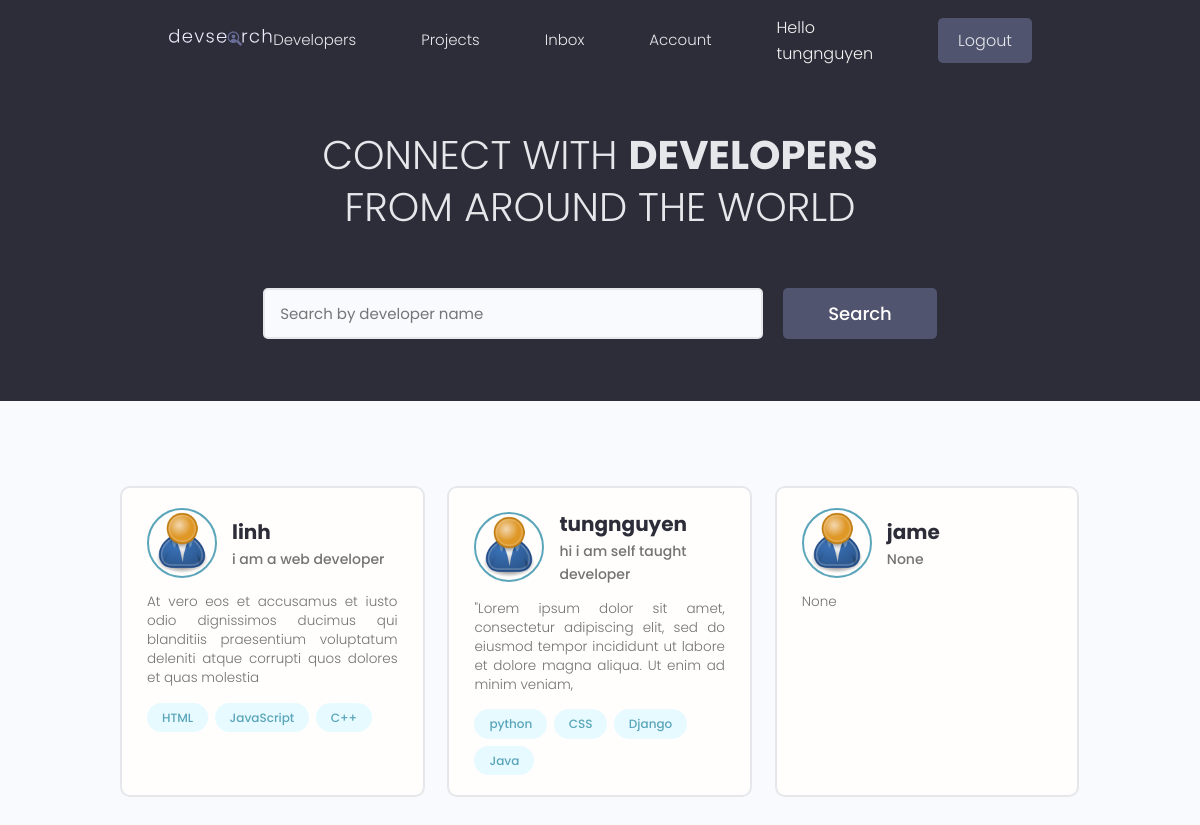
Screenshot of /profiles/?page=1 (signed in) with the database file from the repository.
### users/models.py (models this page shows, shortened)
class Profile(models.Model):
    user = models.OneToOneField(User,on_delete=models.CASCADE , null=True, blank= True)
    name = models.CharField(max_length=255, blank=True, null=True)
    email = models.EmailField(max_length=500 , blank=True, null=True)
    username = models.CharField(max_length=255, blank=True, null=True)
    location = models.CharField(max_length=255, blank=True, null=True)
    short_intro = models.CharField(max_length=255, blank=True , null=True)
    bio = models.TextField(blank=True,null=True)
    profile_image = models.ImageField(null=True , blank=True, upload_to='profiles/', default='profiles/user-default.png')
    social_github = models.CharField(max_length=255, blank=True, null=True)
    social_twitter = models.CharField(max_length=255, blank=True, null=True)
    social_linkedin = models.CharField(max_length=255, blank=True, null=True)
    social_youtube = models.CharField(max_length=255, blank=True, null=True)
    social_website = models.CharField(max_length=255, blank=True, null=True)
    created = models.DateTimeField(auto_now_add=True)
    id = models.UUIDField(default=uuid.uuid4, unique=True, primary_key=True, editable=False)

class Skill(models.Model):
    owner = models.ForeignKey(Profile,on_delete=models.CASCADE, null=True,blank=True)
    name = models.CharField(max_length=255, blank=True, null=True)
    descriptions= models.TextField(null=True,blank=True)
    created = models.DateTimeField(auto_now_add=True)
    id = models.UUIDField(default=uuid.uuid4, unique=True, primary_key=True, editable=False)
    def __str__(self) -> str:
        return self.name

### users/views.py (the view)
# urls.py: path('', views.ProfileView, name='profile'),
def ProfileView(request):
    profiles , search_query = searchProfiles(request)
    profiles,paginator =paginationFunction(request,profiles,1)
    context={'profiles':profiles,'search_query':search_query,'paginator':paginator}
    return render(request,'users/profile.html',context)

### users/utils.py (called while the page is built)
def paginationFunction(request,profiles,result):
    page =request.GET.get('page')
    paginator = Paginator(profiles,result)
    try :
        projects = paginator.page(page)
    except PageNotAnInteger:
        page= 1
        profiles = paginator.page(page)
    except EmptyPage:
        page = paginator.projects.number()
        profiles= paginator.page(page)
    return profiles ,paginator

def searchProfiles(request):
    search_query=''
    if request.GET.get('search_query'):
        search_query = request.GET.get('search_query')
    skills = Skill.objects.filter(name__icontains=search_query)
    profiles = Profile.objects.distinct().filter(
        Q(name__icontains=search_query)|
        Q(short_intro__icontains=search_query)|
        Q(skill__in=skills)
        )
    return profiles,search_query

### users/templates/users/profile.html (shortened to what this page needs)
{% extends 'main.html' %}
{% block content %}
  <main class="home">
    <section class="hero-section text-center">
      <div class="container container--narrow">
        <div class="hero-section__box">
          <h2>CONNECT WITH <span>DEVELOPERS</span></h2>
          <h2>FROM AROUND THE WORLD</h2>
        </div>
        <div class="hero-section__search">
          <form class="form" action="{% url 'profile'%}" method="get">
            <div class="form__field">
              <input class="input input--text" id="formInput#search" type="text" name="search_query"
                placeholder="Search by developer name" />
            </div>
            <input class="btn btn--sub btn--lg" type="submit" value="Search" />
          </form>
        </div>
      </div>
    </section>
    <section class="devlist">
      <div class="container">
        <div class="grid grid--three">
          {%for profile in profiles %}
          <div class="column card">
            <div class="dev">
              <a href="{% url 'user-profile' profile.id %}" class="card__body">
                <div class="dev__profile">
                  <img class="avatar avatar--md" src="{{profile.profile_image.url}}" alt="image" />
                  <div class="dev__meta">
                    <h3>{{profile.name}}</h3>
                    <h5>{{profile.short_intro}}</h5>
                  </div>
                </div>
                <p class="dev__info">
                  {{profile.bio|slice:"150"}}
                </p>
                <div class="dev__skills">
                  {% for skill in profile.skill_set.all|slice:"5" %}
                  <span class="tag tag--pill tag--main">
                    <small>{{skill}}</small>
                  </span>
                  {% endfor %}
                </div>
              </a>
            </div>
          </div>
          {% endfor %}
        </div>
      </div>
    </section>
  </main>
{% endblock content %}

### templates/navbar.html (shortened to what this page needs)
{% load static %}
 <header class="header">
    <div class="container container--narrow">
      <a href="/" class="header__logo">
        <img src="{% static 'images/logo.svg' %}" alt="DevSearch Logo" />
      </a>
      <nav class="header__nav">
        <ul class="header__menu">
          <li class="header__menuItem"><a href="{% url 'profile' %}">Developers</a></li>
          <li class="header__menuItem"><a href="{% url 'projects' %}">Projects</a></li>
          <li class="header__menuItem"><a href="inbox.html">Inbox</a></li>
          {% if request.user.is_authenticated %}
          <li class="header__menuItem"><a href="{% url 'user'%}">Account</a></li>
          <li> <p style="color: whitesmoke;">Hello {{request.user.username}}</p></li>
          <li class="header__menuItem"><a href="{% url 'logout'%}" class="btn btn--sub">Logout</a></li>
          {% else %}
          <li class="header__menuItem"><a href="{% url 'login'%}" class="btn btn--sub">Login/Sign Up</a></li>
          {% endif %}
        </ul>
      </nav>
    </div>
  </header>

### static/css/app.css (style rules this page uses)
:root { --color-sub: #2d2d39; }
.btn--sub { background-color: var(--color-sub-light); }
.card { border: 2px solid var(--color-light); }
img { width: 100%; }
.header { position: sticky; z-index: 111; background-color: var(--color-sub); padding: 1.5rem 0; }
.header > .container { display: flex; justify-content: space-between; align-items: center; }
.header__logo > img { height: 3.8rem; }
.header__nav > ul { display: inline-flex; align-items: center; list-style: none; gap: 6.5rem; }
.header__menuItem > a { color: var(--color-light); font-weight: 300; }
.hero-section { height: 40vh; display: flex; align-items: center; background-color: var(--color-sub); }
.hero-section__box { margin-bottom: 4rem; }
.hero-section__box > h2, .hero-section__box > h2 > span { font-size: 4rem; color: var(--color-light); line-height: 1.3; text-transform: uppercase; }
.hero-section__box > h2 { font-weight: 300; }
.hero-section__box > h2 > span { font-weight: 700; }
.hero-section__search > .form { display: flex; align-items: center; justify-content: center; gap: 2rem; }
.hero-section__search > .form input.input--text { width: 50rem; }
.devlist { margin-top: 8rem; }
.devlist .grid { align-items: stretch; }
.devlist .dev .dev__profile { display: flex; align-items: center; gap: 1.5rem; }
.devlist .dev .dev__meta h3 { color: var(--color-sub); font-size: 2rem; font-weight: 700; }
.devlist .dev .dev__meta h5 { color: var(--color-text); font-size: 1.4rem; font-weight: 500; }
.devlist .dev .dev__info { margin: 1.5rem 0; font-size: 1.35rem; line-height: 1.4; text-align: justify; }

### static/uikit/styles/modules/_variables.css (style rules this page uses)
:root { --color-main: #5aa5b9; --color-main-light: #e6faff; --color-sub: #3f4156; --color-sub-light: #51546e; --color-sub-lighter: #ededfd; --color-text: #737373; --color-gray: #8b8b8b; --color-light: #e5e7eb; --color-light-gray: #767676; --color-bg: #f8fafd; --color-white: #fffefd; --color-white-light: #f3f3f3; --color-success: #359e64; --color-success-bg: #def8e8; --color-error: #fc4b0b; --color-error-bg: #fff2ee; --font-base: 'Poppins', arial, helvetica, 'Segoe UI', roboto, ubuntu, sans-serif; --font-monospace: 'Fira Code', 'Courier New', courier, monospace; --font-regular: 300; --font-medium: 500; --font-bold: 700; --generic-shadow: 1px 1px 5px #00000010; --generic-transition: all 0.3s ease-in-out; }

### static/uikit/styles/modules/_base.css (style rules this page uses)
* { margin: 0; padding: 0; box-sizing: border-box; text-rendering: optimizeLegibility; color: inherit; font-size: inherit; }
html { font-size: 50%; }
@media only screen and (min-width: 480px) { html { font-size: 56.25%; } }
@media only screen and (min-width: 1200px) { html { font-size: 62.5%; } }
body { line-height: 1.6; font-weight: 400; font-size: 1.5rem; color: var(--color-text); background-color: var(--color-bg); min-height: 100vh; }

### static/uikit/styles/modules/_typography.css (style rules this page uses)
* { font-family: var(--font-base); }
h2 { font-size: 3.6rem; font-weight: var(--font-bold); }
h3 { font-size: 3.2rem; font-weight: var(--font-medium); }
h5 { font-size: 2.4rem; font-weight: var(--font-medium); }
h5, h6 { font-weight: var(--font-regular); }
p, span, strong { font-size: 1.6rem; color: var(--color-text); font-weight: var(--font-regular); }
a { padding-bottom: 2px; text-decoration: none; display: inline-block; color: var(--color-main); font-weight: var(--font-medium); }

### static/uikit/styles/modules/_utilities.css (style rules this page uses)
.container { width: 92%; max-width: 165rem; margin: 0 auto; box-sizing: border-box; }
.container--narrow { width: 92%; max-width: 120rem; }
@media screen and (min-width: 1000px) { .container { width: 90%; } }
@media screen and (min-width: 1000px) { .container--narrow { width: 85%; } }
@media screen and (min-width: 1200px) { .container { width: 80%; } }
@media screen and (min-width: 1200px) { .container--narrow { width: 72%; } }
.text-center { text-align: center; }

### static/uikit/styles/modules/_avatar.css (style rules this page uses)
.avatar { border-radius: 50%; border: 2px solid var(--color-main); object-fit: cover; }
.avatar--md { height: 7rem; width: 7rem; }

### static/uikit/styles/modules/_button.css (style rules this page uses)
.btn { display: inline-block; position: relative; cursor: pointer; background-color: var(--color-light); font-weight: var(--font-medium); color: var(--color-sub); text-decoration: none; padding: 1rem 2rem; border-radius: 0.5rem; border: none; width: -webkit-fit-content; width: -moz-fit-content; width: fit-content; height: -webkit-fit-content; height: -moz-fit-content; height: fit-content; font-size: 1.6rem; outline-width: 0; outline-color: transparent; -webkit-backface-visibility: hidden; backface-visibility: hidden; transition: all 0.3s ease-in-out; }
.btn--sub { background-color: var(--color-sub); color: var(--color-white); }
.btn--lg { font-size: 1.8rem; padding: 1.2rem 4.5rem; }

### rows the page displays
Profile: profile_image (placeholder picture), name "linh", short_intro "i am a web developer", bio "At vero eos et accusamus et iusto odio dignissimos ducimus qui blanditiis praesentium voluptatum deleniti atque corrupti quos dolores et quas molestia"
Skill: name "HTML"
Skill: name "JavaScript"
Skill: name "C++"
Profile: profile_image (placeholder picture), name "tungnguyen", short_intro "hi i am self taught developer", bio "\"Lorem ipsum dolor sit amet, consectetur adipiscing elit, sed do eiusmod tempor incididunt ut labore et dolore magna aliqua. Ut enim ad minim veniam,"
Skill: name "python"
Skill: name "CSS"
Skill: name "Django"
Skill: name "Java"
Profile: profile_image (placeholder picture), name "jame", short_intro "None", bio "None"

### other values shown
{{ request.user.username }} "tungnguyen"
